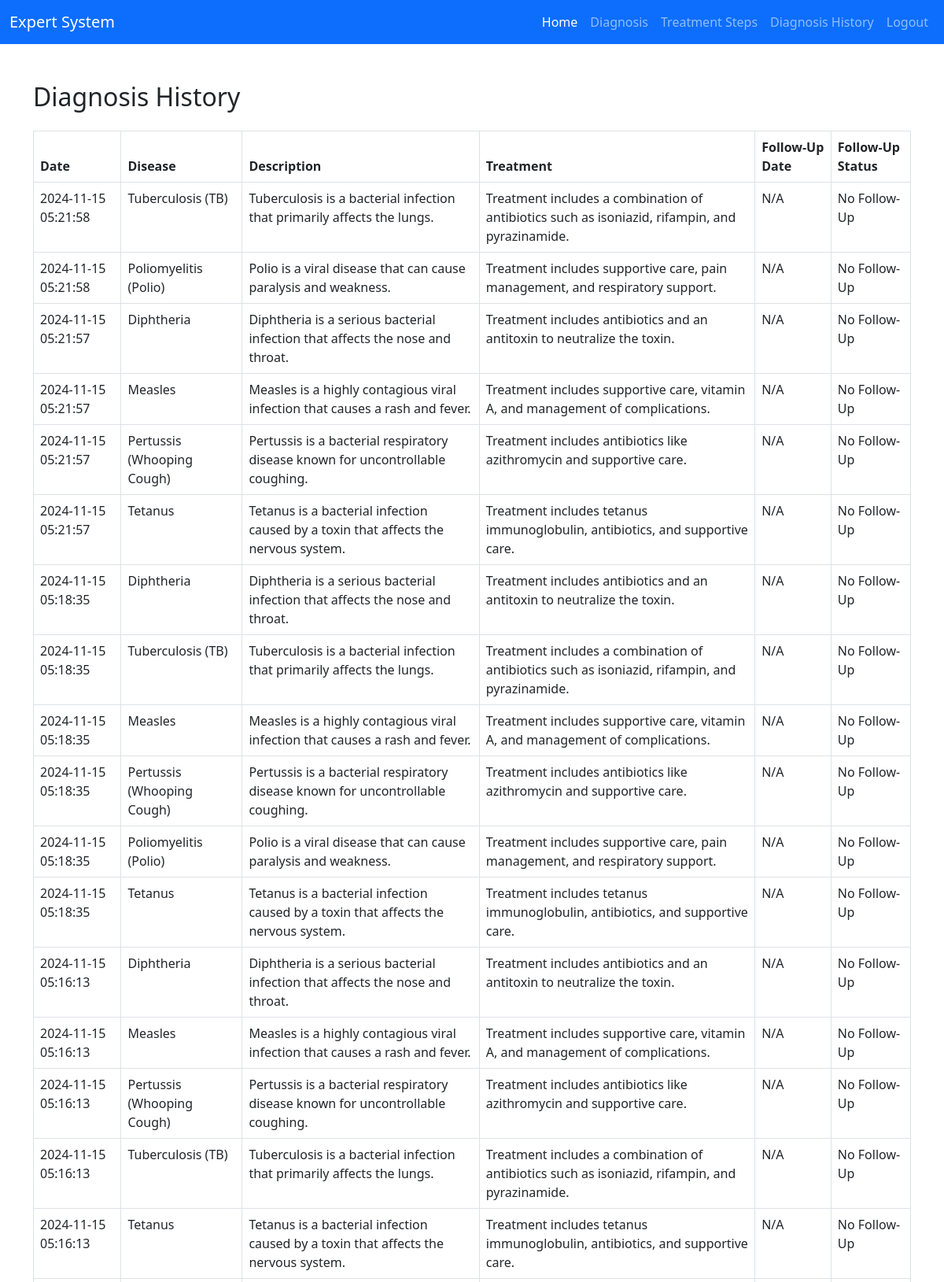
The page /diagnosis_history.php (signed in, upper part) on the database its author committed.
### tables this page shows
CREATE TABLE `diagnosis_history` (
  `id` int(11) NOT NULL,
  `user_id` int(11) DEFAULT NULL,
  `disease_id` int(11) DEFAULT NULL,
  `diagnosis_date` timestamp NOT NULL DEFAULT current_timestamp(),
  `symptoms` text DEFAULT NULL
);

CREATE TABLE `diseases` (
  `id` int(11) NOT NULL,
  `name` varchar(100) NOT NULL,
  `description` text DEFAULT NULL,
  `treatment` text DEFAULT NULL,
  `urgency_level` enum('Low','Medium','High','Critical') NOT NULL DEFAULT 'Low'
);

### diagnosis_history.php (the view, shortened to what this page needs)
<?php
include 'db.php';
$userId = $_SESSION['user_id'];
$sql = "SELECT dh.diagnosis_date, d.name AS disease_name, d.description, d.treatment, f.follow_up_date, f.reminder_sent
        FROM diagnosis_history dh
        JOIN diseases d ON dh.disease_id = d.id
        LEFT JOIN follow_ups f ON dh.user_id = f.user_id AND dh.disease_id = f.disease_id
        WHERE dh.user_id = ?
        ORDER BY dh.diagnosis_date DESC";
$stmt = $conn->prepare($sql);
$stmt->bind_param("i", $userId);
$stmt->execute();
$result = $stmt->get_result();
?>
<!DOCTYPE html>
<html lang="en">
<head>
    <link href="https://cdn.jsdelivr.net/npm/bootstrap@5.3.0/dist/css/bootstrap.min.css" rel="stylesheet">
</head>
<body>
    <?php include "navbar.php"; ?>
    <div class="container mt-5">
        <h2 class="mb-4">Diagnosis History</h2>
        <?php if ($result->num_rows > 0): ?>
            <table class="table table-bordered">
                <thead>
                    <tr>
                        <th>Date</th>
                        <th>Disease</th>
                        <th>Description</th>
                        <th>Treatment</th>
                        <th>Follow-Up Date</th>
                        <th>Follow-Up Status</th>
                    </tr>
                </thead>
                <tbody>
                    <?php while ($row = $result->fetch_assoc()): ?>
                        <tr>
                            <td><?php echo $row['diagnosis_date']; ?></td>
                            <td><?php echo $row['disease_name']; ?></td>
                            <td><?php echo $row['description']; ?></td>
                            <td><?php echo $row['treatment']; ?></td>
                            <td><?php echo $row['follow_up_date'] ?? 'N/A'; ?></td>
                            <td>
                                <?php
                                if (isset($row['follow_up_date'])) {
                                    echo $row['reminder_sent'] ? '<span class="badge bg-success">Completed</span>' : '<span class="badge bg-warning">Pending</span>';
                                } else {
                                    echo 'No Follow-Up';
                                }
                                ?>
                            </td>
                        </tr>
                    <?php endwhile; ?>
                </tbody>
            </table>
        <?php else: ?>
            <p class="lead">No diagnosis history found. <a href="./diagnose.php" class="btn btn-dark btn-lg">Get Diagnosed</a></p>
        <?php endif; ?>
    </div>
</body>
</html>

### rows shown on the page
diagnosis_history: diagnosis_date "2024-11-15 05:21:58", disease.name "Tuberculosis (TB)", disease.description "Tuberculosis is a bacterial infection that primarily affects the lungs.", disease.treatment "Treatment includes a combination of antibiotics such as isoniazid, rifampin, and pyrazinamide.", follow_up_date "N/A", shows "No Follow-Up"
diagnosis_history: diagnosis_date "2024-11-15 05:21:58", disease.name "Poliomyelitis (Polio)", disease.description "Polio is a viral disease that can cause paralysis and weakness.", disease.treatment "Treatment includes supportive care, pain management, and respiratory support.", follow_up_date "N/A", shows "No Follow-Up"
diagnosis_history: diagnosis_date "2024-11-15 05:21:57", disease.name "Diphtheria", disease.description "Diphtheria is a serious bacterial infection that affects the nose and throat.", disease.treatment "Treatment includes antibiotics and an antitoxin to neutralize the toxin.", follow_up_date "N/A", shows "No Follow-Up"
diagnosis_history: diagnosis_date "2024-11-15 05:21:57", disease.name "Measles", disease.description "Measles is a highly contagious viral infection that causes a rash and fever.", disease.treatment "Treatment includes supportive care, vitamin A, and management of complications.", follow_up_date "N/A", shows "No Follow-Up"
diagnosis_history: diagnosis_date "2024-11-15 05:21:57", disease.name "Pertussis (Whooping Cough)", disease.description "Pertussis is a bacterial respiratory disease known for uncontrollable coughing.", disease.treatment "Treatment includes antibiotics like azithromycin and supportive care.", follow_up_date "N/A", shows "No Follow-Up"
diagnosis_history: diagnosis_date "2024-11-15 05:21:57", disease.name "Tetanus", disease.description "Tetanus is a bacterial infection caused by a toxin that affects the nervous system.", disease.treatment "Treatment includes tetanus immunoglobulin, antibiotics, and supportive care.", follow_up_date "N/A", shows "No Follow-Up"
diagnosis_history: diagnosis_date "2024-11-15 05:18:35", disease.name "Diphtheria", disease.description "Diphtheria is a serious bacterial infection that affects the nose and throat.", disease.treatment "Treatment includes antibiotics and an antitoxin to neutralize the toxin.", follow_up_date "N/A", shows "No Follow-Up"
diagnosis_history: diagnosis_date "2024-11-15 05:18:35", disease.name "Tuberculosis (TB)", disease.description "Tuberculosis is a bacterial infection that primarily affects the lungs.", disease.treatment "Treatment includes a combination of antibiotics such as isoniazid, rifampin, and pyrazinamide.", follow_up_date "N/A", shows "No Follow-Up"
diagnosis_history: diagnosis_date "2024-11-15 05:18:35", disease.name "Measles", disease.description "Measles is a highly contagious viral infection that causes a rash and fever.", disease.treatment "Treatment includes supportive care, vitamin A, and management of complications.", follow_up_date "N/A", shows "No Follow-Up"
diagnosis_history: diagnosis_date "2024-11-15 05:18:35", disease.name "Pertussis (Whooping Cough)", disease.description "Pertussis is a bacterial respiratory disease known for uncontrollable coughing.", disease.treatment "Treatment includes antibiotics like azithromycin and supportive care.", follow_up_date "N/A", shows "No Follow-Up"
diagnosis_history: diagnosis_date "2024-11-15 05:18:35", disease.name "Poliomyelitis (Polio)", disease.description "Polio is a viral disease that can cause paralysis and weakness.", disease.treatment "Treatment includes supportive care, pain management, and respiratory support.", follow_up_date "N/A", shows "No Follow-Up"
diagnosis_history: diagnosis_date "2024-11-15 05:18:35", disease.name "Tetanus", disease.description "Tetanus is a bacterial infection caused by a toxin that affects the nervous system.", disease.treatment "Treatment includes tetanus immunoglobulin, antibiotics, and supportive care.", follow_up_date "N/A", shows "No Follow-Up"
diagnosis_history: diagnosis_date "2024-11-15 05:16:13", disease.name "Diphtheria", disease.description "Diphtheria is a serious bacterial infection that affects the nose and throat.", disease.treatment "Treatment includes antibiotics and an antitoxin to neutralize the toxin.", follow_up_date "N/A", shows "No Follow-Up"
diagnosis_history: diagnosis_date "2024-11-15 05:16:13", disease.name "Measles", disease.description "Measles is a highly contagious viral infection that causes a rash and fever.", disease.treatment "Treatment includes supportive care, vitamin A, and management of complications.", follow_up_date "N/A", shows "No Follow-Up"
diagnosis_history: diagnosis_date "2024-11-15 05:16:13", disease.name "Pertussis (Whooping Cough)", disease.description "Pertussis is a bacterial respiratory disease known for uncontrollable coughing.", disease.treatment "Treatment includes antibiotics like azithromycin and supportive care.", follow_up_date "N/A", shows "No Follow-Up"
diagnosis_history: diagnosis_date "2024-11-15 05:16:13", disease.name "Tuberculosis (TB)", disease.description "Tuberculosis is a bacterial infection that primarily affects the lungs.", disease.treatment "Treatment includes a combination of antibiotics such as isoniazid, rifampin, and pyrazinamide.", follow_up_date "N/A", shows "No Follow-Up"
diagnosis_history: diagnosis_date "2024-11-15 05:16:13", disease.name "Tetanus", disease.description "Tetanus is a bacterial infection caused by a toxin that affects the nervous system.", disease.treatment "Treatment includes tetanus immunoglobulin, antibiotics, and supportive care.", follow_up_date "N/A", shows "No Follow-Up"
